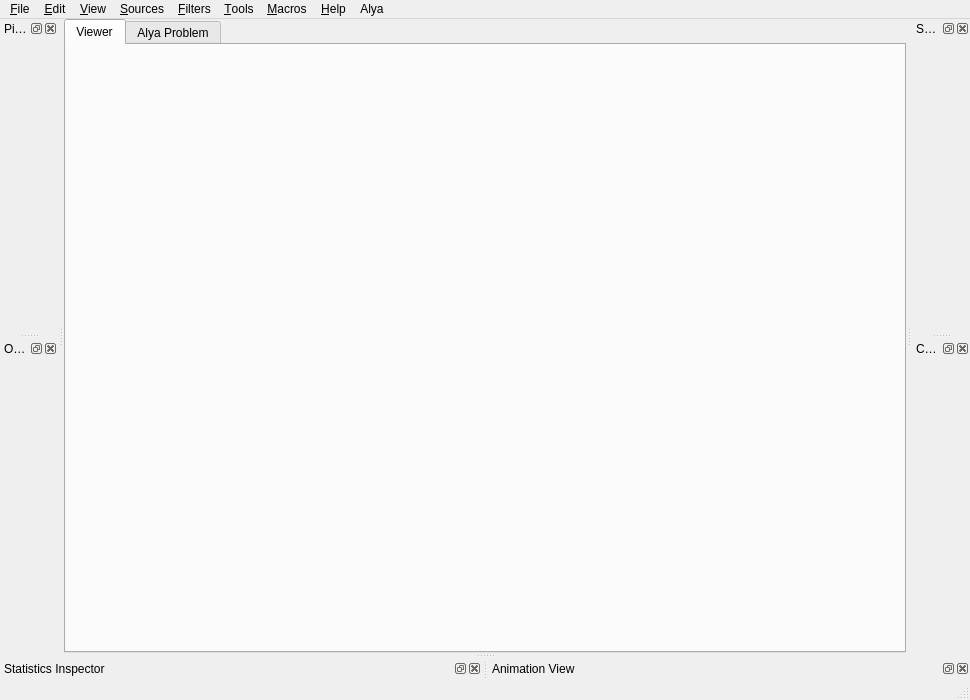
<?xml version="1.0" encoding="UTF-8"?>
<ui version="4.0">
 <class>pqClientMainWindow</class>
 <widget class="QMainWindow" name="pqClientMainWindow">
  <property name="geometry">
   <rect>
    <x>0</x>
    <y>0</y>
    <width>970</width>
    <height>700</height>
   </rect>
  </property>
  <property name="windowTitle">
   <string>MainWindow</string>
  </property>
  <widget class="QWidget" name="centralwidget">
   <layout class="QGridLayout" name="gridLayout">
    <property name="margin">
     <number>0</number>
    </property>
    <item row="0" column="0">
     <widget class="QTabWidget" name="tabWidget">
      <property name="currentIndex">
       <number>0</number>
      </property>
      <widget class="pqViewManager" name="MultiViewManager" native="true">
       <attribute name="title">
        <string>Viewer</string>
       </attribute>
      </widget>
      <widget class="alyaWidget" name="alyaProblem">
       <attribute name="title">
        <string>Alya Problem</string>
       </attribute>
      </widget>
     </widget>
    </item>
   </layout>
  </widget>
  <widget class="QMenuBar" name="menubar">
   <property name="geometry">
    <rect>
     <x>0</x>
     <y>0</y>
     <width>970</width>
     <height>25</height>
    </rect>
   </property>
   <widget class="QMenu" name="menu_File">
    <property name="title">
     <string>&amp;File</string>
    </property>
   </widget>
   <widget class="QMenu" name="menuSources">
    <property name="title">
     <string>&amp;Sources</string>
    </property>
   </widget>
   <widget class="QMenu" name="menuFilters">
    <property name="title">
     <string>&amp;Filters</string>
    </property>
   </widget>
   <widget class="QMenu" name="menu_Edit">
    <property name="title">
     <string>&amp;Edit</string>
    </property>
   </widget>
   <widget class="QMenu" name="menu_View">
    <property name="title">
     <string>&amp;View</string>
    </property>
   </widget>
   <widget class="QMenu" name="menuTools">
    <property name="title">
     <string>&amp;Tools</string>
    </property>
   </widget>
   <widget class="QMenu" name="menu_Help">
    <property name="title">
     <string>&amp;Help</string>
    </property>
   </widget>
   <widget class="QMenu" name="menu_Macros">
    <property name="title">
     <string>&amp;Macros</string>
    </property>
   </widget>
   <widget class="QMenu" name="menuAlya">
    <property name="title">
     <string>Alya</string>
    </property>
    <addaction name="actionAlyaNew_problem"/>
    <addaction name="actionAlyaOpen_problem"/>
    <addaction name="actionAlyaSave_problem"/>
   </widget>
   <addaction name="menu_File"/>
   <addaction name="menu_Edit"/>
   <addaction name="menu_View"/>
   <addaction name="menuSources"/>
   <addaction name="menuFilters"/>
   <addaction name="menuTools"/>
   <addaction name="menu_Macros"/>
   <addaction name="menu_Help"/>
   <addaction name="menuAlya"/>
  </widget>
  <widget class="pqStatusBar" name="statusbar"/>
  <widget class="QDockWidget" name="pipelineBrowserDock">
   <property name="allowedAreas">
    <set>Qt::LeftDockWidgetArea|Qt::RightDockWidgetArea</set>
   </property>
   <property name="windowTitle">
    <string>Pipeline Browser</string>
   </property>
   <attribute name="dockWidgetArea">
    <number>1</number>
   </attribute>
   <widget class="pqPipelineBrowserWidget" name="pipelineBrowser">
    <property name="contextMenuPolicy">
     <enum>Qt::ActionsContextMenu</enum>
    </property>
   </widget>
  </widget>
  <widget class="QDockWidget" name="proxyTabDock">
   <property name="allowedAreas">
    <set>Qt::LeftDockWidgetArea|Qt::RightDockWidgetArea</set>
   </property>
   <property name="windowTitle">
    <string>Object Inspector</string>
   </property>
   <attribute name="dockWidgetArea">
    <number>1</number>
   </attribute>
   <widget class="pqObjectInspectorWidget" name="proxyTabWidget"/>
  </widget>
  <widget class="QDockWidget" name="statisticsDock">
   <property name="allowedAreas">
    <set>Qt::BottomDockWidgetArea|Qt::LeftDockWidgetArea|Qt::RightDockWidgetArea</set>
   </property>
   <property name="windowTitle">
    <string>Statistics Inspector</string>
   </property>
   <attribute name="dockWidgetArea">
    <number>8</number>
   </attribute>
   <widget class="pqDataInformationWidget" name="statisticsView"/>
  </widget>
  <widget class="QDockWidget" name="animationViewDock">
   <property name="windowTitle">
    <string>Animation View</string>
   </property>
   <attribute name="dockWidgetArea">
    <number>8</number>
   </attribute>
   <widget class="pqPVAnimationWidget" name="animationView"/>
  </widget>
  <widget class="QDockWidget" name="selectionInspectorDock">
   <property name="windowTitle">
    <string>Selection Inspector</string>
   </property>
   <attribute name="dockWidgetArea">
    <number>2</number>
   </attribute>
   <widget class="pqSelectionInspectorWidget" name="selectionInspector"/>
  </widget>
  <widget class="QDockWidget" name="comparativePanelDock">
   <property name="windowTitle">
    <string>Comparative View Inspector</string>
   </property>
   <attribute name="dockWidgetArea">
    <number>2</number>
   </attribute>
   <widget class="pqComparativeVisPanel" name="comparativeVisPanel"/>
  </widget>
  <action name="actionAlyaOpen_problem">
   <property name="text">
    <string>Open problem</string>
   </property>
  </action>
  <action name="actionAlyaSave_problem">
   <property name="text">
    <string>Save problem</string>
   </property>
  </action>
  <action name="actionAlyaNew_problem">
   <property name="text">
    <string>New problem</string>
   </property>
  </action>
 </widget>
 <customwidgets>
  <customwidget>
   <class>pqPipelineBrowserWidget</class>
   <extends>QWidget</extends>
   <header>pqPipelineBrowserWidget.h</header>
   <container>1</container>
  </customwidget>
  <customwidget>
   <class>pqViewManager</class>
   <extends>QWidget</extends>
   <header>pqViewManager.h</header>
   <container>1</container>
  </customwidget>
  <customwidget>
   <class>pqSelectionInspectorWidget</class>
   <extends>QWidget</extends>
   <header>pqSelectionInspectorWidget.h</header>
   <container>1</container>
  </customwidget>
  <customwidget>
   <class>pqPVAnimationWidget</class>
   <extends>QWidget</extends>
   <header>pqPVAnimationWidget.h</header>
   <container>1</container>
  </customwidget>
  <customwidget>
   <class>pqDataInformationWidget</class>
   <extends>QWidget</extends>
   <header>pqDataInformationWidget.h</header>
   <container>1</container>
  </customwidget>
  <customwidget>
   <class>pqStatusBar</class>
   <extends>QStatusBar</extends>
   <header>pqStatusBar.h</header>
  </customwidget>
  <customwidget>
   <class>pqComparativeVisPanel</class>
   <extends>QWidget</extends>
   <header>pqComparativeVisPanel.h</header>
   <container>1</container>
  </customwidget>
  <customwidget>
   <class>pqObjectInspectorWidget</class>
   <extends>QWidget</extends>
   <header>pqObjectInspectorWidget.h</header>
   <container>1</container>
  </customwidget>
  <customwidget>
   <class>alyaWidget</class>
   <extends>QWidget</extends>
   <header location="global">alyawidget.h</header>
   <container>1</container>
  </customwidget>
 </customwidgets>
 <resources/>
 <connections/>
</ui>
